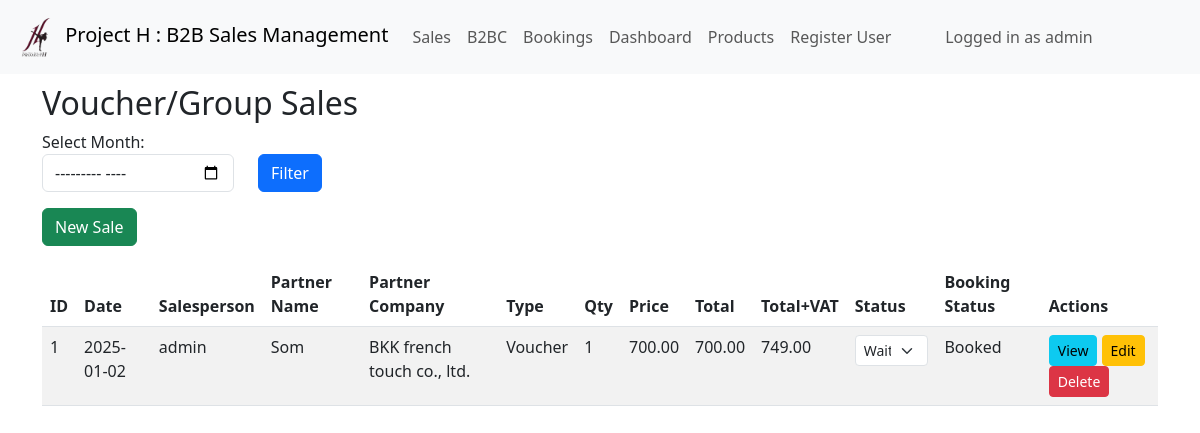
/sales/voucher_group_sales (signed in), run on the app's committed database.
### models.py (models this page shows, shortened)
class User(UserMixin, db.Model):
    __tablename__ = 'users'
    id = db.Column(db.Integer, primary_key=True)
    username = db.Column(db.String(50), unique=True, nullable=False)
    email = db.Column(db.String(120), unique=True, nullable=False)
    password_hash = db.Column(db.String(255), nullable=False)
    role = db.Column(db.String(50), nullable=False, default='staff')
    branch_id = db.Column(db.Integer, db.ForeignKey('branches.id'), nullable=True)
    b2bc_sales = db.relationship('SalesB2BC', backref='salesperson', lazy=True)
    branch = db.relationship('Branch', backref='users')

class SalesVoucherGroup(db.Model):
    __tablename__ = 'sales_voucher_group'
    id = db.Column(db.Integer, primary_key=True)
    sale_date = db.Column(db.DateTime, default=datetime.utcnow)
    sale_type = db.Column(db.String(50), nullable=False)
    product_name = db.Column(db.String(100), nullable=True)
    quantity = db.Column(db.Integer, default=1)
    price_per_unit = db.Column(db.Float, default=0.0)
    total_price = db.Column(db.Float, default=0.0)
    vat_7 = db.Column(db.Float, default=0.0)
    total_sale = db.Column(db.Float, default=0.0)
    partner_name = db.Column(db.String(100))
    partner_company = db.Column(db.String(100))
    branch_id = db.Column(db.Integer, db.ForeignKey('branches.id'), nullable=True)
    noted = db.Column(db.Text)
    sale_date = db.Column(db.DateTime, default=datetime.utcnow)
    salesperson_id = db.Column(db.Integer, db.ForeignKey('users.id'), nullable=True)
    status = db.Column(db.String(50), default='waiting')
    salesperson = db.relationship('User', backref='voucher_group_sales', foreign_keys=[salesperson_id])
    bookings = db.relationship(
        'Booking',
        backref='voucher_group_sale',
        lazy=True,
        cascade='all, delete-orphan',
        passive_deletes=True
    )

class Booking(db.Model):
    __tablename__ = 'bookings'
    id = db.Column(db.Integer, primary_key=True)
    voucher_group_sale_id = db.Column(
        db.Integer,
        db.ForeignKey('sales_voucher_group.id', ondelete='CASCADE'),
        nullable=True
    )
    booking_name = db.Column(db.String(100), nullable=True)
    booking_date = db.Column(db.Date)
    time_slot = db.Column(db.String(50))
    status = db.Column(db.String(50), default='not_booked')
    actual_quantity = db.Column(db.Integer, default=0)
    noted = db.Column(db.Text)
    branch_id = db.Column(db.Integer, db.ForeignKey('branches.id'), nullable=True)

### views/sales.py (the view, shortened to what this page needs)
@sales_bp.route('/voucher_group_sales', methods=['GET', 'POST'])
@login_required
def list_voucher_group_sales():
    month_filter = request.args.get('month')
    query = SalesVoucherGroup.query
    if current_user.role != 'admin':
        pass
    sales = query.all()
    return render_template('sales/list_voucher_group_sales.html',
                           sales=sales,
                           month_filter=month_filter)

### templates/sales/list_voucher_group_sales.html (shortened to what this page needs)
{% extends 'base.html' %}
{% block content %}
<h2>Voucher/Group Sales</h2>
<form method="GET" class="row mb-3">
  <div class="col-auto">
    <label for="month">Select Month:</label>
    <input type="month" id="month" name="month" class="form-control"
           value="{{ month_filter if month_filter else '' }}">
  </div>
  <div class="col-auto align-self-end">
    <button type="submit" class="btn btn-primary">Filter</button>
  </div>
</form>
<a href="{{ url_for('sales.new_voucher_group_sale') }}" class="btn btn-success mb-3">New Sale</a>
<table class="table table-striped">
  <thead>
    <tr>
      <th>ID</th>
      <th>Date</th>
      <th>Salesperson</th>
      <th>Partner Name</th>
      <th>Partner Company</th>
      <th>Type</th>
      <th>Qty</th>
      <th>Price</th>
      <th>Total</th>
      <th>Total+VAT</th>
      <th>Status</th>
      <th>Booking Status</th>
      <th>Actions</th>
    </tr>
  </thead>
  <tbody>
    {% for sale in sales %}
    <tr>
      <td>{{ sale.id }}</td>
      <td>{{ sale.sale_date.strftime('%Y-%m-%d') if sale.sale_date else '' }}</td>
      <td>{{ sale.salesperson.username if sale.salesperson else '' }}</td>
      <td>{{ sale.partner_name }}</td>
      <td>{{ sale.partner_company }}</td>
      <td>{{ sale.sale_type.capitalize() }}</td>
      <td>{{ sale.quantity }}</td>
      <td>{{ "%.2f"|format(sale.price_per_unit) }}</td>
      <td>{{ "%.2f"|format(sale.total_price) }}</td>
      <td>{{ "%.2f"|format(sale.total_sale) }}</td>
      <td>
        <form method="POST" style="display:inline;">
          <select name="status" class="form-select form-select-sm" onchange="this.form.submit()">
            <option value="waiting" {% if sale.status == 'waiting' %}selected{% endif %}>Waiting</option>
          </select>
        </form>
      </td>
      <td>
        {% if sale.bookings and sale.bookings|length > 0 %}
          {{ sale.bookings[0].status|capitalize }}
        {% endif %}
      </td>
      <td>
        <a href="{{ url_for('sales.view_sale', sale_id=sale.id) }}" class="btn btn-sm btn-info">View</a>
        <a href="{{ url_for('sales.edit_sale', sale_id=sale.id) }}" class="btn btn-sm btn-warning">Edit</a>
        <a href="{{ url_for('sales.delete_sale', sale_id=sale.id) }}"
           class="btn btn-sm btn-danger"
           onclick="return confirm('Are you sure you want to delete this sale?')">
          Delete
        </a>
      </td>
    </tr>
    {% endfor %}
  </tbody>
</table>
{% endblock %}

### templates/base.html (shortened to what this page needs)
<!DOCTYPE html>
<html lang="en">
<head>
    <link href="https://cdn.jsdelivr.net/npm/bootstrap@5.3.0/dist/css/bootstrap.min.css" rel="stylesheet">
    <link href="{{ url_for('static', filename='css/styles.css') }}" rel="stylesheet">
</head>
<body>
    <nav class="navbar navbar-expand-lg navbar-light bg-light fixed-top">
      <div class="container-fluid">
        <a class="navbar-brand" href="{{ url_for('dashboard.dashboard') }}"><img src="{{ url_for('static', filename='favicon.ico') }}"> Project H : B2B Sales Management</a>
        {% if current_user.is_authenticated %}
        <div class="collapse navbar-collapse" id="navbarNav">
          <ul class="navbar-nav me-auto mb-2 mb-lg-0">
            <li class="nav-item"><a class="nav-link" href="{{ url_for('sales.list_voucher_group_sales') }}">Sales</a></li>
            <li class="nav-item"><a class="nav-link" href="{{ url_for('b2bc.list_b2bc_sales') }}">B2BC</a></li>
            <li class="nav-item"><a class="nav-link" href="{{ url_for('booking.list_bookings') }}">Bookings</a></li>
            <li class="nav-item"><a class="nav-link" href="{{ url_for('dashboard.dashboard') }}">Dashboard</a></li>
            <li class="nav-item"><a class="nav-link" href="{{ url_for('products.list_products') }}">Products</a></li>
            {% if current_user.role == 'admin' %}
            <li class="nav-item"><a class="nav-link" href="{{ url_for('auth.register') }}">Register User</a></li>
            {% endif %}
          </ul>
          <span class="navbar-text me-3">
            Logged in as {{ current_user.username }}
          </span>
          <a class="btn btn-outline-light" href="{{ url_for('auth.logout') }}">Logout</a>
        </div>
        {% endif %}
      </div>
    </nav>
    <div class="container mt-4">
        {% block content %}{% endblock %}
    </div>
</body>
</html>

### static/css/styles.css (style rules this page uses)
body { padding-top: 60px; }

### data on the page
User: username "admin"
SalesVoucherGroup: id "1", sale_date "2025-01-02", salesperson "admin", partner_name "Som", partner_company "BKK french touch co., ltd.", sale_type "Voucher", quantity "1", price_per_unit "700.00", total_price "700.00", total_sale "749.00", status "Waiting", status "Booked"
